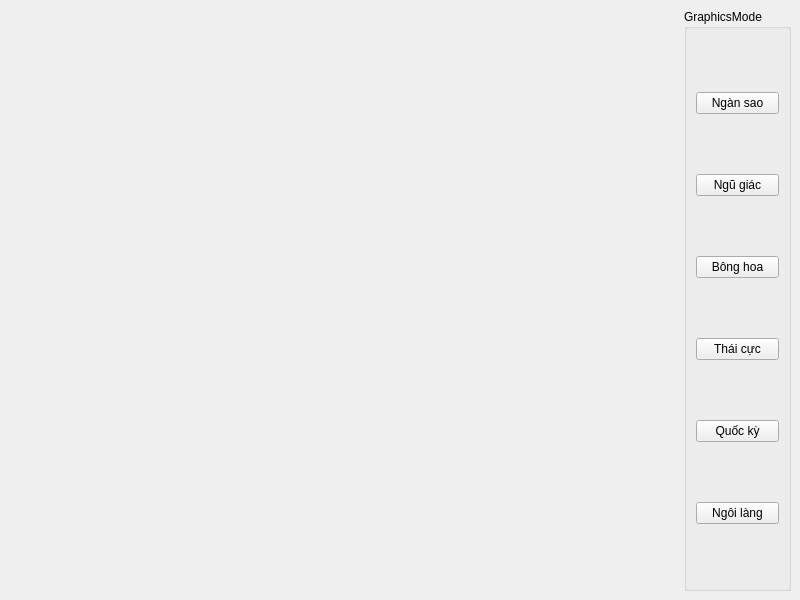
<?xml version="1.0" encoding="UTF-8"?>
<ui version="4.0">
 <class>MainWindow</class>
 <widget class="QMainWindow" name="MainWindow">
  <property name="geometry">
   <rect>
    <x>0</x>
    <y>0</y>
    <width>800</width>
    <height>600</height>
   </rect>
  </property>
  <property name="windowTitle">
   <string>MainWindow</string>
  </property>
  <widget class="QWidget" name="centralwidget">
   <layout class="QHBoxLayout" name="horizontalLayout">
    <item>
     <widget class="graphics" name="GraphicsPresenter" native="true">
      <property name="sizePolicy">
       <sizepolicy hsizetype="Expanding" vsizetype="Preferred">
        <horstretch>0</horstretch>
        <verstretch>0</verstretch>
       </sizepolicy>
      </property>
     </widget>
    </item>
    <item>
     <widget class="QGroupBox" name="GraphicsControl">
      <property name="title">
       <string>GraphicsMode</string>
      </property>
      <layout class="QVBoxLayout" name="verticalLayout">
       <item>
        <widget class="QPushButton" name="Btn_ngansao">
         <property name="text">
          <string>Ngàn sao</string>
         </property>
        </widget>
       </item>
       <item>
        <widget class="QPushButton" name="Btn_ngugiac">
         <property name="text">
          <string>Ngũ giác</string>
         </property>
        </widget>
       </item>
       <item>
        <widget class="QPushButton" name="Btn_bonghoa">
         <property name="text">
          <string>Bông hoa</string>
         </property>
        </widget>
       </item>
       <item>
        <widget class="QPushButton" name="Btn_thaicuc">
         <property name="text">
          <string>Thái cực</string>
         </property>
        </widget>
       </item>
       <item>
        <widget class="QPushButton" name="Btn_quocky">
         <property name="text">
          <string>Quốc kỳ</string>
         </property>
        </widget>
       </item>
       <item>
        <widget class="QPushButton" name="Btn_ngoilang">
         <property name="text">
          <string>Ngôi làng</string>
         </property>
        </widget>
       </item>
      </layout>
     </widget>
    </item>
   </layout>
  </widget>
 </widget>
 <customwidgets>
  <customwidget>
   <class>graphics</class>
   <extends>QWidget</extends>
   <header>graphics.h</header>
   <container>1</container>
  </customwidget>
 </customwidgets>
 <resources/>
 <connections/>
</ui>
